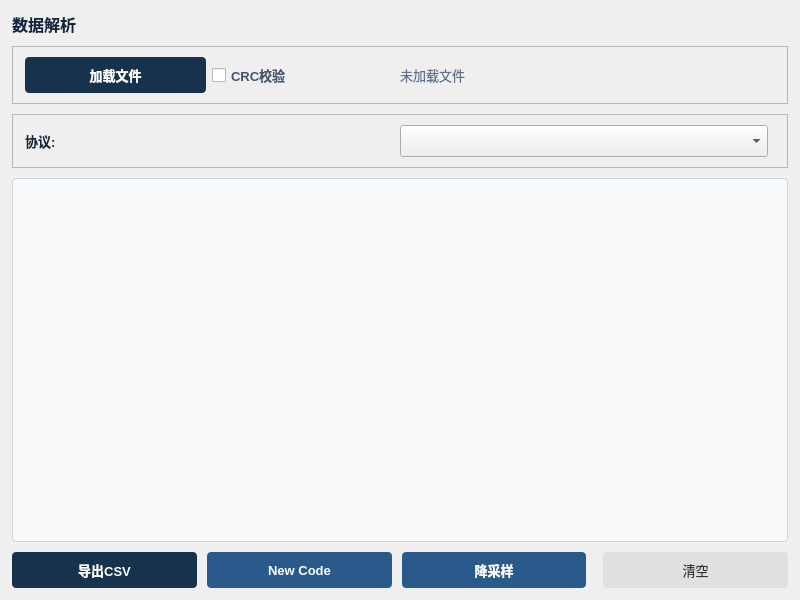
<?xml version="1.0" encoding="UTF-8"?>
<ui version="4.0">
 <class>ParsePanel</class>
 <widget class="QWidget" name="ParsePanel">
  <property name="geometry"><rect><x>0</x><y>0</y><width>800</width><height>600</height></rect></property>
  <layout class="QVBoxLayout" name="rootLayout">
   <property name="spacing"><number>10</number></property>
   <property name="leftMargin"><number>12</number></property>
   <property name="topMargin"><number>12</number></property>
   <property name="rightMargin"><number>12</number></property>
   <property name="bottomMargin"><number>12</number></property>

   <!-- ═══ 标题行 ═══ -->
   <item>
    <layout class="QHBoxLayout" name="titleLayout">
     <item><widget class="QLabel" name="titleLabel"><property name="styleSheet"><string>font-size:16px;font-weight:700;color:#12263f;</string></property><property name="text"><string>数据解析</string></property></widget></item>
     <item><spacer><property name="orientation"><enum>Qt::Horizontal</enum></property></spacer></item>
    </layout>
   </item>

   <!-- ═══ 文件加载行 ═══ -->
   <item>
    <widget class="QFrame" name="loadFrame">
     <property name="frameShape"><enum>QFrame::StyledPanel</enum></property>
     <layout class="QHBoxLayout" name="loadLayout">
      <property name="leftMargin"><number>12</number></property>
      <property name="topMargin"><number>10</number></property>
      <property name="rightMargin"><number>12</number></property>
      <property name="bottomMargin"><number>10</number></property>
      <item><widget class="QPushButton" name="loadFileButton"><property name="minimumSize"><size><width>100</width><height>36</height></size></property><property name="text"><string>加载文件</string></property><property name="styleSheet"><string>QPushButton{background:#17324d;color:white;border-radius:4px;font-size:13px;font-weight:600;padding:0 16px;}QPushButton:hover{background:#1e426b;}</string></property></widget></item>
      <item><widget class="QCheckBox" name="crcCheckBox"><property name="text"><string>CRC校验</string></property><property name="styleSheet"><string>font-size:13px;font-weight:600;color:#42556d;</string></property></widget></item>
      <item><widget class="QLabel" name="filePathLabel"><property name="styleSheet"><string>font-size:13px;color:#617487;</string></property><property name="text"><string>未加载文件</string></property></widget></item>
      <item><spacer><property name="orientation"><enum>Qt::Horizontal</enum></property></spacer></item>
      <item><widget class="QLabel" name="fileInfoLabel"><property name="styleSheet"><string>font-size:13px;color:#12263f;</string></property><property name="text"><string/></property></widget></item>
     </layout>
    </widget>
   </item>

   <!-- ═══ 协议按钮行 ═══ -->
   <item>
    <widget class="QFrame" name="filterFrame">
     <property name="frameShape"><enum>QFrame::StyledPanel</enum></property>
     <layout class="QHBoxLayout" name="filterLayout">
      <property name="leftMargin"><number>12</number></property>
      <property name="topMargin"><number>10</number></property>
      <property name="rightMargin"><number>12</number></property>
      <property name="bottomMargin"><number>10</number></property>
      <item><widget class="QLabel" name="protoLabel"><property name="styleSheet"><string>font-size:13px;font-weight:600;color:#12263f;</string></property><property name="text"><string>协议:</string></property></widget></item>
      <item><widget class="QComboBox" name="protocolCombo"><property name="minimumSize"><size><width>240</width><height>32</height></size></property><property name="styleSheet"><string>font-size:12px;</string></property></widget></item>
      <item><spacer><property name="orientation"><enum>Qt::Horizontal</enum></property></spacer></item>
      <!-- 下拉项由代码动态生成（按类分组） -->
     </layout>
    </widget>
   </item>

   <!-- ═══ 解析结果输出区 ═══ -->
   <item>
    <widget class="QTextEdit" name="outputTextEdit">
     <property name="readOnly"><bool>true</bool></property>
     <property name="font">
      <font>
       <family>Consolas</family>
       <pointsize>11</pointsize>
      </font>
     </property>
     <property name="styleSheet"><string>QTextEdit{background:#f8f9fa;border:1px solid #d0d5dd;border-radius:4px;padding:8px;color:#12263f;}</string></property>
    </widget>
   </item>

   <!-- ═══ 底部操作行 ═══ -->
   <item>
    <layout class="QHBoxLayout" name="actionLayout">
     <item><widget class="QPushButton" name="exportButton"><property name="minimumSize"><size><width>100</width><height>36</height></size></property><property name="text"><string>导出CSV</string></property><property name="styleSheet"><string>QPushButton{background:#17324d;color:white;border-radius:4px;font-size:13px;font-weight:600;padding:0 16px;}QPushButton:hover{background:#1e426b;}</string></property></widget></item>
     <item><widget class="QPushButton" name="newCodeButton"><property name="minimumSize"><size><width>100</width><height>36</height></size></property><property name="text"><string>New Code</string></property><property name="styleSheet"><string>QPushButton{background:#2a5a8c;color:white;border-radius:4px;font-size:13px;font-weight:600;padding:0 16px;}QPushButton:hover{background:#3169a3;}</string></property></widget></item>
     <item><widget class="QPushButton" name="downsampleButton"><property name="minimumSize"><size><width>100</width><height>36</height></size></property><property name="text"><string>降采样</string></property><property name="styleSheet"><string>QPushButton{background:#2a5a8c;color:white;border-radius:4px;font-size:13px;font-weight:600;padding:0 16px;}QPushButton:hover{background:#3169a3;}</string></property></widget></item>
     <item><spacer><property name="orientation"><enum>Qt::Horizontal</enum></property></spacer></item>
     <item><widget class="QPushButton" name="clearButton"><property name="minimumSize"><size><width>80</width><height>36</height></size></property><property name="text"><string>清空</string></property><property name="styleSheet"><string>QPushButton{background:#e0e0e0;color:#333;border-radius:4px;font-size:13px;padding:0 16px;}QPushButton:hover{background:#ccc;}</string></property></widget></item>
    </layout>
   </item>

  </layout>
 </widget>
</ui>
